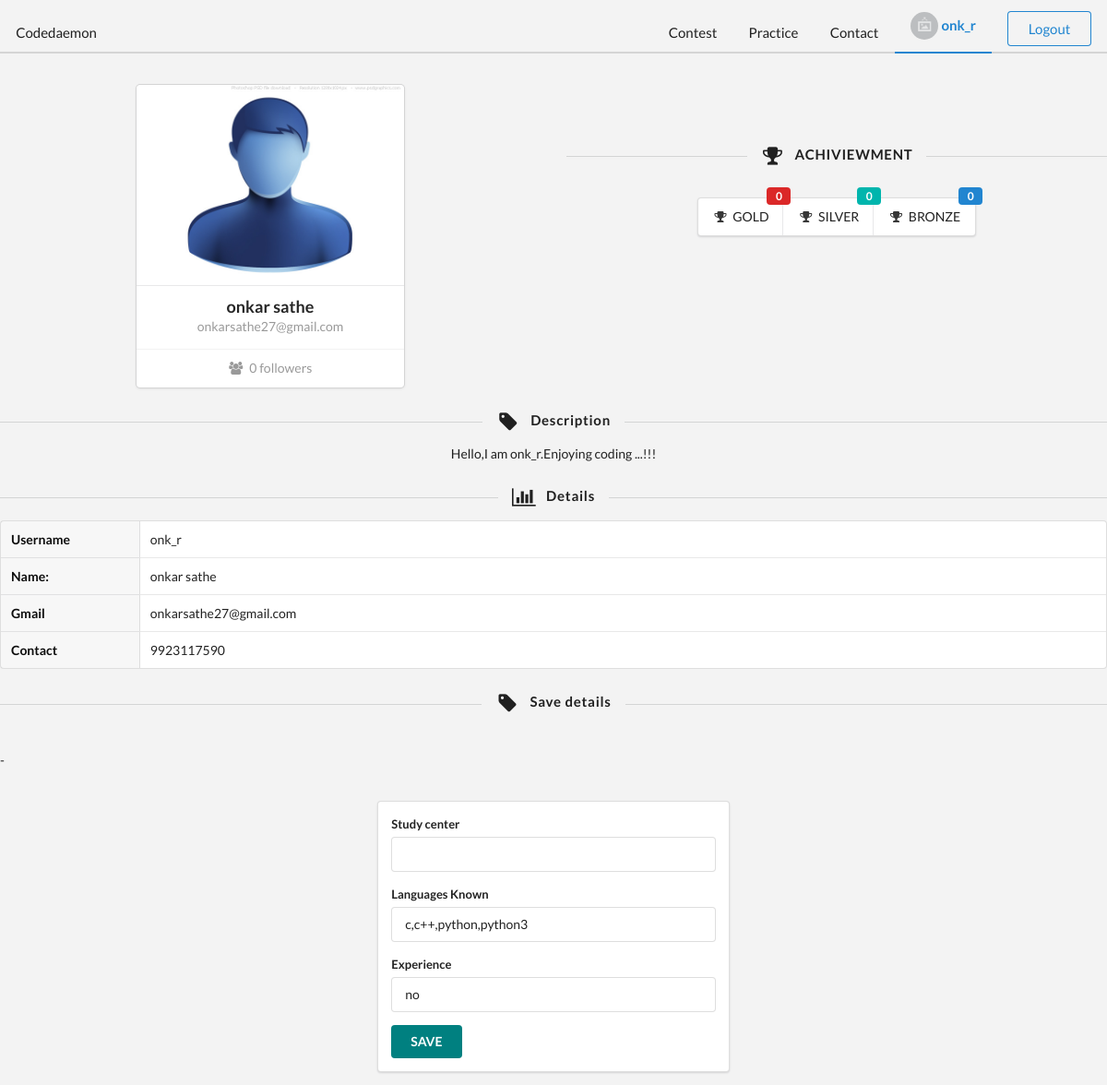
/home/profile/ (signed in), run on the app's committed database.
### login/models.py (models this page shows, shortened)
class User(models.Model):
	name=models.CharField(max_length=250)
	username=models.CharField(max_length=250)
	password=models.CharField(max_length=250)
	email=models.EmailField(max_length=250)
	contact=models.CharField(max_length=10)
	clgname=models.CharField(max_length=250)
	languages=models.CharField(max_length=250)
	experience=models.CharField(max_length=250)

### home/views.py (the view)
def profile(request):
	data=get_object_or_404(User,username=get_u(request))
	return render(request,'home/profile.html',{'data':data})

### home/views.py (called while the page is built)
def get_u(request):
	try:
		u = request.session['user']
	except:
		return ''
	return u

### home/templates/home/profile.html (shortened to what this page needs)
{% extends 'home/base.html' %}
{% load staticfiles %}
{% block body %}
<body style="background-color:#f3f3f3">
  <div class="ui blue large secondary pointing menu">
    <a class="ui item " href="{% url 'home:contest' %}">
      Codedaemon
    </a>
    <div class="right menu">
      <a class="ui item" href="{% url 'home:contest' %}">
        Contest
      </a>
      <a class="ui item">
        Practice
      </a><a class="ui item" href="{% url 'home:contactPage' %}">
        Contact
      </a>
      <a class="ui active mini item" href="{% url 'home:profile' %}">
      <img class="ui avatar image" src="{% static 'square-image.png' %}">
        <span>{{ request.session.user }}</span>
      </a>
      <div class="item">
          <a class="ui basic blue button" href="{% url 'home:logout' %}">Logout</a>
      </div>
    </div>
  </div>
<br>
<center>
<div class="ui grid">
<div class="two column row">
<div class="column">
<div class="ui card">
  <div class="ui slide masked reveal image">
    <img src="{% static 'home/images/web-user.jpg' %}" class="visible content">
  </div>
  <div class="content">
    <a class="header">{{ data.name }}</a>
    <div class="meta">
      <span class="date">{{ data.email }}</span>
    </div>
  </div>
  <div class="extra content">
    <a>
      <i class="users icon"></i>
      0 followers
    </a>
  </div>
</div>
</div>
<div class="column">
  <br>
  <br>
  <h4 class="ui horizontal divider header">
  <i class="Trophy icon"></i>
  ACHIVIEWMENT
</h4>
<br>
<div class="ui compact menu">
  <a class="item">
    <i class="icon Trophy"></i> GOLD
    <div class="floating ui red label">0</div>
  </a>
  <a class="item">
    <i class="icon Trophy"></i> SILVER
    <div class="floating ui teal label">0</div>
  </a>
  <a class="item">
    <i class="icon Trophy"></i> BRONZE
    <div class="floating ui blue label">0</div>
  </a>
</div>
</div>
</div>
</div>
</center>
<h4 class="ui horizontal divider header">
  <i class="tag icon"></i>
  Description
</h4>
<center><p>Hello,I am {{ data.username }}.Enjoying coding ...!!! </p></center>
<h4 class="ui horizontal divider header">
  <i class="bar chart icon"></i>
  Details
</h4>
<table class="ui definition table">
  <tbody>
    <tr>
      <td class="two wide column">Username</td>
      <td>{{ data.username }}</td>
    </tr>
    <tr>
      <td>Name:</td>
      <td>{{ data.name }}</td>
    </tr>
    <tr>
      <td>Gmail</td>
      <td>{{ data.email }}</td>
    </tr>
    <tr>
      <td>Contact</td>
      <td>{{ data.contact }}</td>
    </tr>
  </tbody>
</table>
<h4 class="ui horizontal divider header">
  <i class="tag icon"></i>
  Save details
</h4>
<p>- </p>
<br>
<div class="ui grid">
<div class="three column row">
  <div class="column"></div>
<div class="column">
<form class="ui form segment" action="{% url 'home:profileUpdate' %}" method="Post">
    <div class="field">
      <label>Study center</label>
      <input  name="clgname" id="clgname" type="text" value= "{{ data.clgname }}">
    </div>
    <div class="field">
      <label>Languages Known</label>
      <input type="text" name="languages" id="languages" value="{{ data.languages }}">
    </div>
    <div class="field">
      <label>Experience</label>
      <input placeholder="" name="experience" id="experience" type="text" value="{{ data.experience }}">
    </div>
  <button type="submit" name="login" id="sub" value="login" class="ui primary submit button"  data-loading-text="saving In...." style="background-color:teal;">SAVE</button>
</form>
</div>
  <div class="column"></div>
</div>
</div>
{% endblock %}

### data on the page
User: session.user "onk_r", name "onkar sathe", email "onkarsathe27@gmail.com", username "onk_r", contact "9923117590", languages "c,c++,python,python3", experience "no"
